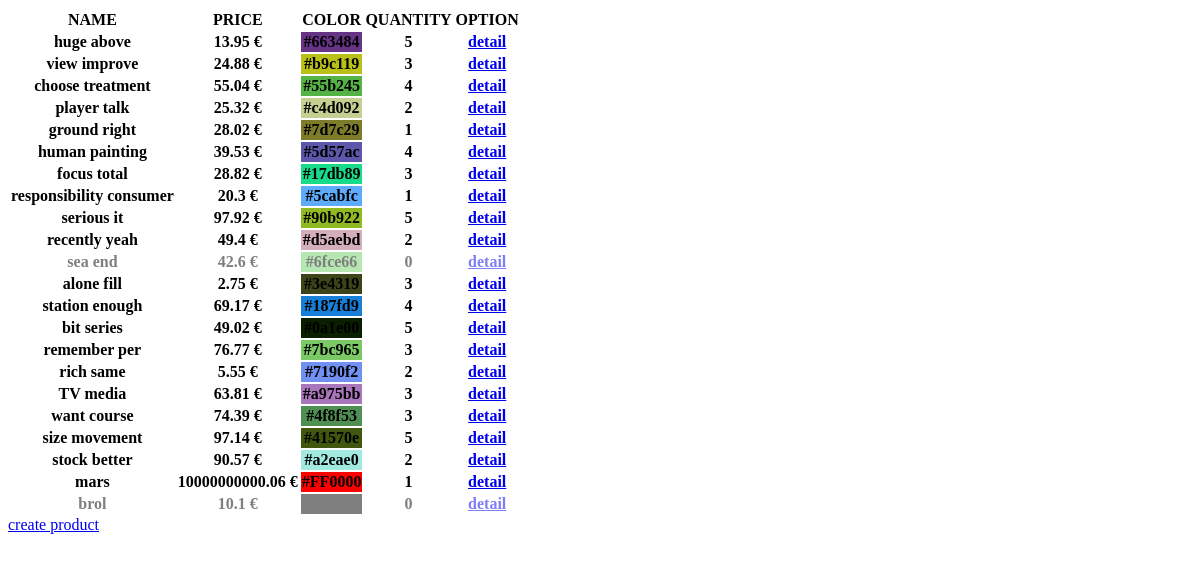
Before: / with the older database file.
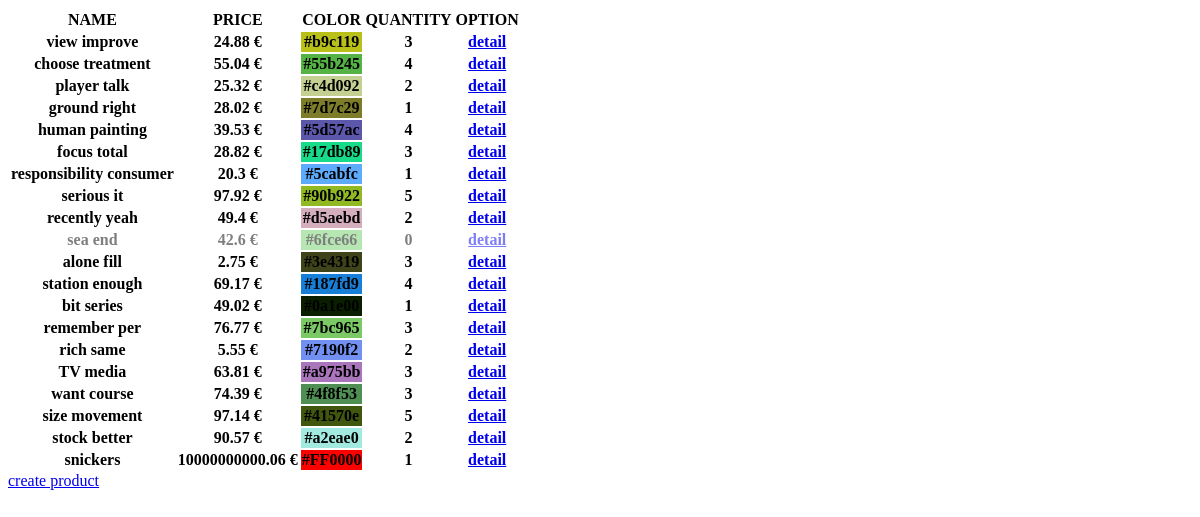
After: the same page with the newer database file.
### exo_app/models.py (models this page shows)
class Product(models.Model):
    name = models.CharField(max_length=100)
    quantity = models.IntegerField()
    price = models.FloatField()
    color = models.CharField(max_length=20)

### exo_app/views.py (the view)
# urls.py: path('', views.get_all_product, name='allProducts'),
def get_all_product(request):
    all_product = Product.objects.all()
    return render(request, "allProduct.html", {'all_product' : all_product})

### templates/allProduct.html (shortened to what this page needs)
<table>
    <tr>
        <th>NAME</th>
        <th>PRICE</th>
        <th>COLOR</th>
        <th>QUANTITY</th>
        <th>OPTION</th>
    </tr>
    <tbody>
        {% for product in all_product %}
          <tr class="{% if product.quantity == 0 %} disable {% endif %}" >
            <th>{{product.name}}</th>
            <th>{{product.price}} €</th>
            <th style="background-color:{{product.color}};">{{product.color}}</th>
            <th>{{product.quantity}}</th>
            <th>
                <a href={% url "detailProduct" product.id %} >detail</a>
            </th>
          </tr>
        {% endfor %}
    </tbody>
</table>
<a href={%url 'createProduct' %}>create product</a>

### templates/allProduct.html (style rules this page uses)
.disable { opacity : 0.5; }

Changed rows visible on the page:
removed Product: name "huge above", price "13.95", color "#663484", quantity "5"
removed Product: name "brol", price "10.1", quantity "0"
changed Product "bit series": quantity "5" → "1"
changed Product "#FF0000": name "mars" → "snickers"
